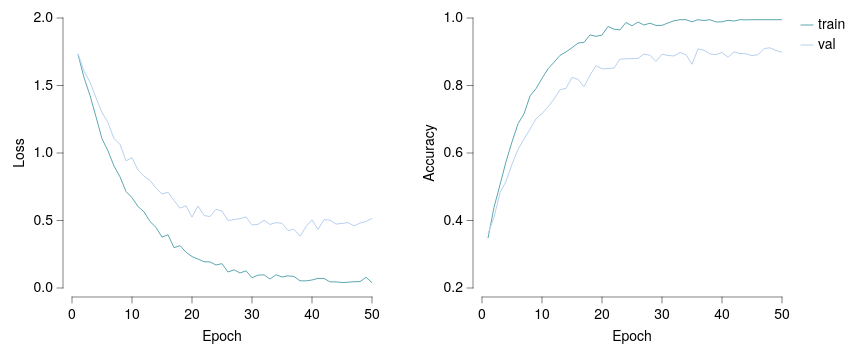

Write the Vega-Lite specification saved for this chart.
### Vega-Lite specification from a JSON file in a GitHub repository (floating-point values rounded to 4 significant figures)
{"background": null, "config": {"arc": {"fill": "#DBDBDB", "fillOpacity": 1.0, "innerRadius": 33.75, "padAngle": 0.03, "stroke": "black", "strokeOpacity": 1, "strokeWidth": 0.25}, "area": {"fill": "#DBDBDB", "fillOpacity": 1.0, "stroke": "black", "strokeOpacity": 1, "strokeWidth": 0.25}, "axis": {"domain": true, "domainCap": "round", "domainColor": "black", "domainWidth": 0.25, "grid": false, "gridCap": "round", "gridColor": "#F1F1F1", "gridDash": [0, 0], "gridOpacity": 1.0, "gridWidth": 0.25, "labelColor": "black", "labelFont": "Helvetica Neue, HelveticaNeue, Helvetica, Arial, sans-serif", "labelFontSize": 7, "labelFontStyle": "normal", "labelFontWeight": 400, "offset": 4.5, "ticks": true, "tickCap": "round", "tickColor": "black", "tickRound": false, "tickSize": 3, "tickWidth": 0.25, "titleColor": "black", "titleFont": "Helvetica Neue, HelveticaNeue, Helvetica, Arial, sans-serif", "titleFontSize": 7, "titleFontStyle": "normal", "titleFontWeight": 400}, "axisX": {"domain": true, "labelAlign": "center", "labelAngle": 0, "labels": true, "ticks": true, "translate": 0}, "axisY": {"domain": true, "labelAlign": "right", "labelAngle": 0, "labels": true, "ticks": true, "translate": 0}, "axisRight": {"domain": true, "labelAlign": "left", "labelAngle": 0, "labels": true, "ticks": true, "translate": 0}, "axisTop": {"domain": true, "labelAlign": "center", "labelAngle": 0, "labels": true, "ticks": true, "translate": 0}, "axisBand": {"tickOffset": 0}, "bar": {"fill": "#DBDBDB", "fillOpacity": 1.0, "stroke": "black", "strokeOpacity": 1, "strokeWidth": 0.25}, "boxplot": {"size": 12.15, "ticks": {"cornerRadius": 0.25, "fill": "black", "opacity": 1, "size": 6.075, "thickness": 0.25}, "box": {"fillOpacity": 1.0, "stroke": "black", "strokeOpacity": 1, "strokeWidth": 0.25}, "median": {"cornerRadius": 0, "fill": "black", "fillOpacity": 1.0, "opacity": 1, "size": 12.15, "thickness": 0.25}, "rule": {"fill": "black", "fillOpacity": 1.0, "size": 13.5, "stroke": "black", "strokeDash": [0, 0], "strokeOpacity": 1, "strokeWidth": 0.25}, "outliers": {"color": "black", "fill": "black", "fillOpacity": 1.0, "size": 0, "stroke": "black", "strokeOpacity": 1, "strokeWidth": 0.25}}, "circle": {"fill": "black", "fillOpacity": 1.0, "size": 1.688, "stroke": null, "strokeOpacity": 1, "strokeWidth": 0.25}, "errorband": {"band": {"fillOpacity": 0.6, "stroke": null, "strokeWidth": 0.25, "strokeOpacity": 1}, "borders": {"opacity": 0, "strokeOpacity": 0.25, "strokeWidth": 1}}, "errorbar": {"opacity": 1, "rule": {"strokeDash": [0, 0], "strokeWidth": 0.25}, "ticks": {"color": "black", "cornerRadius": 0.125, "opacity": 1, "size": 8.1, "thickness": 0.25}, "thickness": 0.25}, "font": "Helvetica Neue, HelveticaNeue, Helvetica, Arial, sans-serif", "geoshape": {"fill": "#DBDBDB", "fillOpacity": 1.0, "stroke": "black", "strokeOpacity": 1, "strokeWidth": 0.25}, "header": {"labelColor": "black", "labelFont": "Helvetica Neue, HelveticaNeue, Helvetica, Arial, sans-serif", "labelFontSize": 7, "labelFontStyle": "normal", "labelFontWeight": 400, "titleColor": "black", "titleFont": "Helvetica Neue, HelveticaNeue, Helvetica, Arial, sans-serif", "titleFontSize": 7, "titleFontStyle": "normal", "titleFontWeight": 400, "titlePadding": 0}, "legend": {"disable": false, "offset": 4.5, "titlePadding": 4, "labelOffset": 2, "gradientLabelOffset": 2, "gradientLength": 67.5, "gradientThickness": 6.75, "gradientOpacity": 1.0, "gradientStrokeColor": "black", "gradientStrokeWidth": 0.25, "labelColor": "black", "labelFont": "Helvetica Neue, HelveticaNeue, Helvetica, Arial, sans-serif", "labelFontSize": 7, "labelFontStyle": "normal", "labelFontWeight": 400, "strokeColor": "black", "strokeWidth": 0, "symbolSize": 42, "symbolStrokeColor": "black", "symbolStrokeWidth": 0.25, "titleColor": "black", "titleFont": "Helvetica Neue, HelveticaNeue, Helvetica, Arial, sans-serif", "titleFontSize": 7, "titleFontStyle": "normal", "titleFontWeight": 400}, "line": {"color": "black", "stroke": "black", "strokeCap": "butt", "strokeDash": [0, 0], "strokeOpacity": 1, "strokeWidth": 0.5}, "point": {"filled": true, "fill": "#DBDBDB", "fillOpacity": 1.0, "size": 6.75, "stroke": "black", "strokeOpacity": 1, "strokeWidth": 0.25}, "range": {"category": ["#5CA7B1", "#B7D0EE", "#B7B3E4", "#B3DAB5", "#F5E1B3", "#3D727B", "#809DC7", "#867DAC", "#80A988", "#CBB17A", "#204148", "#546B94", "#584C77", "#507B5F", "#9D824D"], "diverging": {"scheme": ["#6F572A", "#876E43", "#9E875F", "#B5A17F", "#CABBA2", "#DCD6CC", "#F4F1E9", "#C9D7DA", "#9DBFC6", "#78A5AF", "#558B96", "#36717C", "#1A5762"]}, "heatmap": {"scheme": ["#32022B", "#43044D", "#4C196E", "#4D338C", "#484DA6", "#3A68BB", "#1D83CA", "#1D9CCB", "#23B5C9", "#28CDC5", "#4DE0B4", "#91EE9F"]}, "ordinal": {"scheme": ["#F1F1F1", "#DBDBDB", "#C6C6C6", "#B2B2B2", "#9D9D9D", "#898989", "#767676", "#636363", "#515151", "#404040", "#2F2F2F", "#1F1F1F"]}, "ramp": {"scheme": ["#32022B", "#43044D", "#4C196E", "#4D338C", "#484DA6", "#3A68BB", "#1D83CA", "#1D9CCB", "#23B5C9", "#28CDC5", "#4DE0B4", "#91EE9F"]}}, "rule": {"color": "black", "stroke": "black", "strokeCap": "round", "strokeDash": [2, 2], "strokeOpacity": 1, "strokeWidth": 0.25}, "scale": {"bandPaddingInner": 0.1, "bandPaddingOuter": 0.1, "round": false}, "rect": {"fill": "#DBDBDB", "fillOpacity": 1.0, "stroke": "black", "strokeOpacity": 1, "strokeWidth": 0.25}, "square": {"fill": "#DBDBDB", "fillOpacity": 1.0, "size": 13.5, "stroke": "black", "strokeOpacity": 1, "strokeWidth": 0.25}, "text": {"color": "black", "font": "Helvetica Neue, HelveticaNeue, Helvetica, Arial, sans-serif", "fontSize": 7, "fontStyle": "normal", "fontWeight": 400}, "tick": {"color": "black", "cornerRadius": 0.125, "opacity": 1.0, "size": 12.15, "thickness": 0.25}, "title": {"anchor": "middle", "frame": "group", "color": "black", "font": "Helvetica Neue, HelveticaNeue, Helvetica, Arial, sans-serif", "fontSize": 7, "fontStyle": "normal", "fontWeight": 400, "subtitleColor": "black", "subtitleFont": "Helvetica Neue, HelveticaNeue, Helvetica, Arial, sans-serif", "subtitleFontSize": "Helvetica Neue, HelveticaNeue, Helvetica, Arial, sans-serif", "subtitleFontStyle": "normal", "subtitleFontWeight": 400}, "trail": {"color": "black", "opacity": 1, "size": 0.5}, "view": {"continuousWidth": 150, "continuousHeight": 135, "discreteWidth": 150, "discreteHeight": 135, "fill": null, "stroke": null, "strokeWidth": 0.25}}, "hconcat": [{"mark": {"type": "line"}, "encoding": {"color": {"field": "split", "sort": ["train", "val"], "title": null, "type": "nominal"}, "x": {"field": "epoch", "scale": {"domain": [0, 50], "nice": false}, "title": "Epoch", "type": "quantitative"}, "y": {"field": "loss", "scale": {"domain": [0, 2]}, "title": "Loss", "type": "quantitative"}}}, {"mark": {"type": "line"}, "encoding": {"color": {"field": "split", "sort": ["train", "val"], "title": null, "type": "nominal"}, "x": {"field": "epoch", "scale": {"domain": [0, 50], "nice": false}, "title": "Epoch", "type": "quantitative"}, "y": {"field": "accuracy", "scale": {"domain": [0.2, 1]}, "title": "Accuracy", "type": "quantitative"}}}], "data": {"name": "data-7a4b3c2260c15d07dc72bae3f59f8ddc"}, "resolve": {"scale": {"y": "independent"}}, "$schema": "https://vega.github.io/schema/vega-lite/v6.4.1.json", "datasets": {"data-7a4b3c2260c15d07dc72bae3f59f8ddc": [{"epoch": 1, "split": "train", "loss": 1.73, "accuracy": 0.3481}, {"epoch": 2, "split": "train", "loss": 1.559, "accuracy": 0.4391}, {"epoch": 3, "split": "train", "loss": 1.426, "accuracy": 0.5057}, {"epoch": 4, "split": "train", "loss": 1.268, "accuracy": 0.5742}, {"epoch": 5, "split": "train", "loss": 1.106, "accuracy": 0.6329}, {"epoch": 6, "split": "train", "loss": 1.015, "accuracy": 0.6864}, {"epoch": 7, "split": "train", "loss": 0.9036, "accuracy": 0.7162}, {"epoch": 8, "split": "train", "loss": 0.8233, "accuracy": 0.769}, {"epoch": 9, "split": "train", "loss": 0.7148, "accuracy": 0.7905}, {"epoch": 10, "split": "train", "loss": 0.6691, "accuracy": 0.8213}, {"epoch": 11, "split": "train", "loss": 0.6032, "accuracy": 0.8493}, {"epoch": 12, "split": "train", "loss": 0.5645, "accuracy": 0.8689}, {"epoch": 13, "split": "train", "loss": 0.4929, "accuracy": 0.8893}, {"epoch": 14, "split": "train", "loss": 0.4487, "accuracy": 0.8995}, {"epoch": 15, "split": "train", "loss": 0.3765, "accuracy": 0.9119}, {"epoch": 16, "split": "train", "loss": 0.3949, "accuracy": 0.9256}, {"epoch": 17, "split": "train", "loss": 0.2986, "accuracy": 0.9279}, {"epoch": 18, "split": "train", "loss": 0.3137, "accuracy": 0.95}, {"epoch": 19, "split": "train", "loss": 0.2651, "accuracy": 0.9457}, {"epoch": 20, "split": "train", "loss": 0.2327, "accuracy": 0.9494}, {"epoch": 21, "split": "train", "loss": 0.2144, "accuracy": 0.975}, {"epoch": 22, "split": "train", "loss": 0.1948, "accuracy": 0.9668}, {"epoch": 23, "split": "train", "loss": 0.1932, "accuracy": 0.9649}, {"epoch": 24, "split": "train", "loss": 0.1704, "accuracy": 0.9868}, {"epoch": 25, "split": "train", "loss": 0.1804, "accuracy": 0.9769}, {"epoch": 26, "split": "train", "loss": 0.1183, "accuracy": 0.9881}, {"epoch": 27, "split": "train", "loss": 0.1345, "accuracy": 0.9792}, {"epoch": 28, "split": "train", "loss": 0.1113, "accuracy": 0.9848}, {"epoch": 29, "split": "train", "loss": 0.1274, "accuracy": 0.978}, {"epoch": 30, "split": "train", "loss": 0.07601, "accuracy": 0.9782}, {"epoch": 31, "split": "train", "loss": 0.0955, "accuracy": 0.9852}, {"epoch": 32, "split": "train", "loss": 0.09743, "accuracy": 0.9918}, {"epoch": 33, "split": "train", "loss": 0.0663, "accuracy": 0.995}, {"epoch": 34, "split": "train", "loss": 0.09824, "accuracy": 0.995}, {"epoch": 35, "split": "train", "loss": 0.08157, "accuracy": 0.9888}, {"epoch": 36, "split": "train", "loss": 0.0899, "accuracy": 0.995}, {"epoch": 37, "split": "train", "loss": 0.08553, "accuracy": 0.9926}, {"epoch": 38, "split": "train", "loss": 0.05317, "accuracy": 0.995}, {"epoch": 39, "split": "train", "loss": 0.05297, "accuracy": 0.9883}, {"epoch": 40, "split": "train", "loss": 0.05926, "accuracy": 0.9887}, {"epoch": 41, "split": "train", "loss": 0.07119, "accuracy": 0.9932}, {"epoch": 42, "split": "train", "loss": 0.07063, "accuracy": 0.991}, {"epoch": 43, "split": "train", "loss": 0.04534, "accuracy": 0.995}, {"epoch": 44, "split": "train", "loss": 0.0452, "accuracy": 0.9944}, {"epoch": 45, "split": "train", "loss": 0.04083, "accuracy": 0.995}, {"epoch": 46, "split": "train", "loss": 0.04269, "accuracy": 0.995}, {"epoch": 47, "split": "train", "loss": 0.04668, "accuracy": 0.995}, {"epoch": 48, "split": "train", "loss": 0.0472, "accuracy": 0.995}, {"epoch": 49, "split": "train", "loss": 0.07908, "accuracy": 0.995}, {"epoch": 50, "split": "train", "loss": 0.03975, "accuracy": 0.995}, {"epoch": 1, "split": "val", "loss": 1.736, "accuracy": 0.3608}, {"epoch": 2, "split": "val", "loss": 1.606, "accuracy": 0.4097}, {"epoch": 3, "split": "val", "loss": 1.525, "accuracy": 0.4821}, {"epoch": 4, "split": "val", "loss": 1.409, "accuracy": 0.5162}, {"epoch": 5, "split": "val", "loss": 1.3, "accuracy": 0.5664}, {"epoch": 6, "split": "val", "loss": 1.225, "accuracy": 0.6108}, {"epoch": 7, "split": "val", "loss": 1.105, "accuracy": 0.6413}, {"epoch": 8, "split": "val", "loss": 1.065, "accuracy": 0.6706}, {"epoch": 9, "split": "val", "loss": 0.9417, "accuracy": 0.7014}, {"epoch": 10, "split": "val", "loss": 0.9653, "accuracy": 0.7168}, {"epoch": 11, "split": "val", "loss": 0.8741, "accuracy": 0.7367}, {"epoch": 12, "split": "val", "loss": 0.8286, "accuracy": 0.7596}, {"epoch": 13, "split": "val", "loss": 0.7974, "accuracy": 0.7875}, {"epoch": 14, "split": "val", "loss": 0.7398, "accuracy": 0.7912}, {"epoch": 15, "split": "val", "loss": 0.6971, "accuracy": 0.824}, {"epoch": 16, "split": "val", "loss": 0.7087, "accuracy": 0.8182}, {"epoch": 17, "split": "val", "loss": 0.6479, "accuracy": 0.7962}, {"epoch": 18, "split": "val", "loss": 0.5915, "accuracy": 0.8303}, {"epoch": 19, "split": "val", "loss": 0.6094, "accuracy": 0.859}, {"epoch": 20, "split": "val", "loss": 0.5248, "accuracy": 0.8492}, {"epoch": 21, "split": "val", "loss": 0.6076, "accuracy": 0.8507}, {"epoch": 22, "split": "val", "loss": 0.5369, "accuracy": 0.8516}, {"epoch": 23, "split": "val", "loss": 0.5295, "accuracy": 0.8783}, {"epoch": 24, "split": "val", "loss": 0.5836, "accuracy": 0.8792}, {"epoch": 25, "split": "val", "loss": 0.5697, "accuracy": 0.8795}, {"epoch": 26, "split": "val", "loss": 0.4994, "accuracy": 0.8802}, {"epoch": 27, "split": "val", "loss": 0.5068, "accuracy": 0.8932}, {"epoch": 28, "split": "val", "loss": 0.514, "accuracy": 0.8895}, {"epoch": 29, "split": "val", "loss": 0.5262, "accuracy": 0.8712}, {"epoch": 30, "split": "val", "loss": 0.4672, "accuracy": 0.8931}, {"epoch": 31, "split": "val", "loss": 0.4716, "accuracy": 0.8888}, {"epoch": 32, "split": "val", "loss": 0.5014, "accuracy": 0.8875}, {"epoch": 33, "split": "val", "loss": 0.4707, "accuracy": 0.8976}, {"epoch": 34, "split": "val", "loss": 0.4839, "accuracy": 0.8914}, {"epoch": 35, "split": "val", "loss": 0.4789, "accuracy": 0.8629}, {"epoch": 36, "split": "val", "loss": 0.4264, "accuracy": 0.9087}, {"epoch": 37, "split": "val", "loss": 0.4351, "accuracy": 0.9043}, {"epoch": 38, "split": "val", "loss": 0.3825, "accuracy": 0.8934}, {"epoch": 39, "split": "val", "loss": 0.4553, "accuracy": 0.8915}, {"epoch": 40, "split": "val", "loss": 0.505, "accuracy": 0.8981}, {"epoch": 41, "split": "val", "loss": 0.4336, "accuracy": 0.8835}, {"epoch": 42, "split": "val", "loss": 0.5064, "accuracy": 0.8998}, {"epoch": 43, "split": "val", "loss": 0.5021, "accuracy": 0.8948}, {"epoch": 44, "split": "val", "loss": 0.4735, "accuracy": 0.8939}, {"epoch": 45, "split": "val", "loss": 0.4782, "accuracy": 0.8885}, {"epoch": 46, "split": "val", "loss": 0.4844, "accuracy": 0.8912}, {"epoch": 47, "split": "val", "loss": 0.4599, "accuracy": 0.9093}, {"epoch": 48, "split": "val", "loss": 0.4812, "accuracy": 0.9118}, {"epoch": 49, "split": "val", "loss": 0.4924, "accuracy": 0.9037}, {"epoch": 50, "split": "val", "loss": 0.5164, "accuracy": 0.8983}]}}
